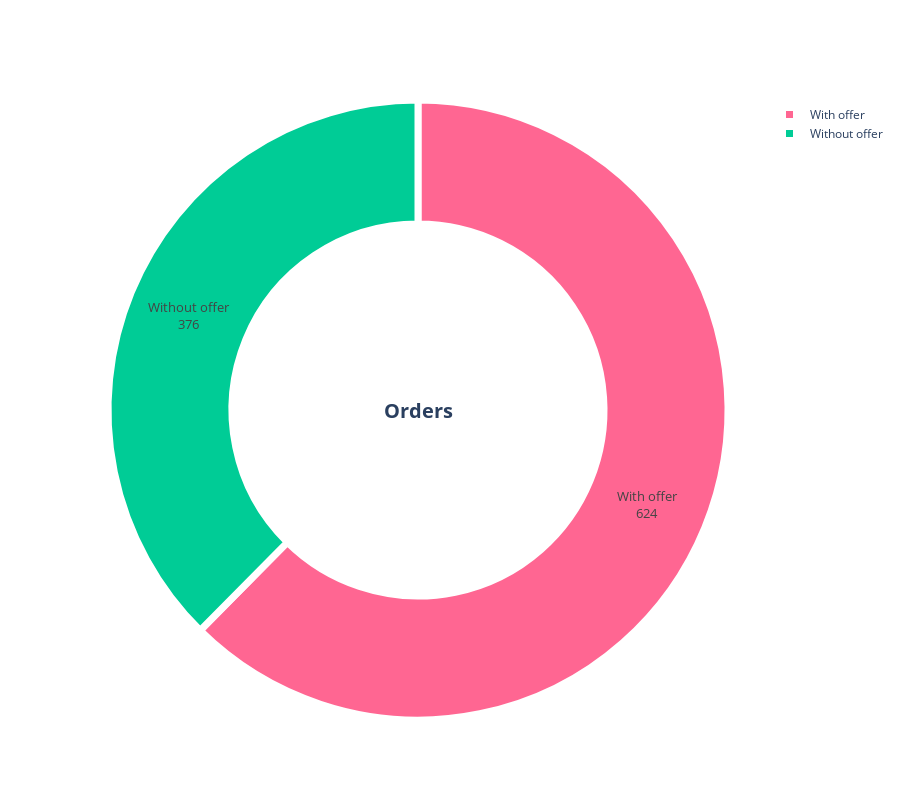

Source (notebook cell):
### Markdown cell above
### 3.2 Distribution of offers by category <a class="anchor" id="section3_2"></a>

### Code cell
# Here you can define how you want to categorise the offers
# Category 0 exist by default
offers_categories_delimiters = [0, 50, 100, 200, 300, 400, 500, 700, 1000, 2000] # 6 categories: 0 (default), 0-50, 50-100, 100-500, 500-1000, 1000-∞ 

############## setting ################
offers_categories = dict()
last_category_delimiter = offers_categories_delimiters[0]
skip = True
for category_delimiter in offers_categories_delimiters:
    if skip:
        offers_categories[f'no_offer'] = dict(count=0, amount=0)
    else:
        offers_categories[f'amount_range_{last_category_delimiter}-{category_delimiter}'] = dict(count=0, amount=0)
    last_category_delimiter = category_delimiter
    skip = False
offers_categories[f'amount_range_{offers_categories_delimiters[-1]}-∞'] = dict(count=0, amount=0, )


for offer in all_offers:
    last_category_delimiter = offers_categories_delimiters[0]
    for index, category_delimiter in enumerate(offers_categories_delimiters): 
        if offer['value']==0:
            offers_categories[f'no_offer']['count'] += 1
            offers_categories[f'no_offer']['amount'] += offer['value']
            break
        elif(offer['value'] in range(last_category_delimiter, category_delimiter)):
            offers_categories[f'amount_range_{last_category_delimiter}-{category_delimiter}']['count'] += 1
            offers_categories[f'amount_range_{last_category_delimiter}-{category_delimiter}']['amount'] += offer['value']
            break
        elif(offer['value']>=offers_categories_delimiters[-1]):
            offers_categories[f'amount_range_{offers_categories_delimiters[-1]}-∞']['count'] += 1
            offers_categories[f'amount_range_{offers_categories_delimiters[-1]}-∞']['amount'] += offer['value']
            break

        last_category_delimiter = category_delimiter

offers_categories = pd.DataFrame(data={'category':list(offers_categories.keys()), 'count':[content['count'] for content in list(offers_categories.values())], 'amount':[content['amount'] for content in list(offers_categories.values())]})

donut_hole = 0.6

fig = go.Figure(data=[go.Pie(labels=["Without offer", "With offer"], 
                             values=[offers_categories['count'].values[0], offers_categories['count'].values[1:].sum()],
                             text=[0, offers_categories['amount'].sum()],
                             #color_discrete_sequence=px.colors.sequential.Teal,
                             hovertemplate="<b>Name:</b> %{label}<br><b>Number:</b> %{value}<br><b>Amount:</b> %{text}<extra></extra>",
                             hole = donut_hole)])

fig.update_traces(hoverinfo='label', textinfo='label+value', textfont_size=13, textposition="inside",
                  marker=dict(colors=[px.colors.qualitative.Plotly[2], px.colors.qualitative.Plotly[6]], 
                              line=dict(color='#FFFFFF', width=7,)))

fig.update_layout(
  height=800,
  title={'text': "",
          'x':0.5,
          'xanchor': 'center',
          'font_size': 20,
    },
  annotations= [
         {
            "font": {
               "size": 20
            },
            "showarrow": False,
            "text": "<b>Orders</b>",
            "x": 0.5,
            "y": 0.5
         },
  ]
)

fig.show()

### Figure 1 — Plotly figure (JSON) as saved in the notebook; plotly's stock layout.template omitted (floating-point values rounded to 4 significant figures)
{"data": [{"hole": 0.6, "hoverinfo": "label", "hovertemplate": "<b>Name:</b> %{label}<br><b>Number:</b> %{value}<br><b>Amount:</b> %{text}<extra></extra>", "labels": ["Without offer", "With offer"], "marker": {"colors": ["#00CC96", "#FF6692"], "line": {"color": "#FFFFFF", "width": 7}}, "text": [0, 210301], "textfont": {"size": 13}, "textinfo": "label+value", "textposition": "inside", "type": "pie", "values": [376, 624]}], "layout": {"annotations": [{"font": {"size": 20}, "showarrow": false, "text": "<b>Orders</b>", "x": 0.5, "y": 0.5}], "height": 800, "title": {"font": {"size": 20}, "text": "", "x": 0.5, "xanchor": "center"}}}
